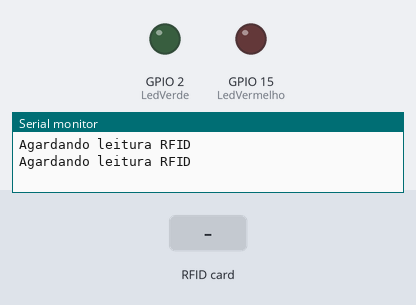
This sketch was run on a simulated ESP32. On the bench: output pins drawn as LEDs (lit = HIGH), the last lines printed to the serial monitor. The test bench sets the inputs (shaded band).

Above: at 1.2 s.
1.3 s: RFID card 93 62 7D 4F held to the reader
At 2.4 s:
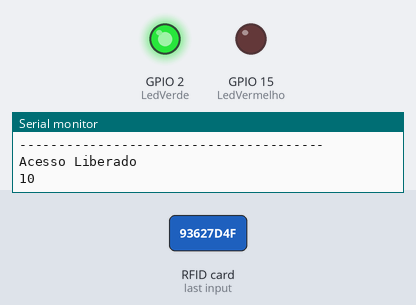
Timing chart, 0 to 13.1 s (numbered marks = the images above; inputs shaded):
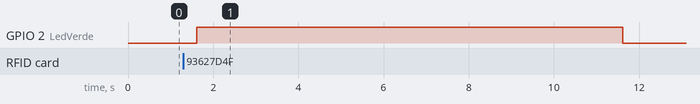

Measured:
- after the input at 1.3 s, GPIO 2 (LedVerde): LOW → HIGH after 0.31 s, → LOW 10.0 s later

The sketch:

smart-gate.ino
```cpp
// algumas bibliotecas
#include <SPI.h>
#include <MFRC522.h>
#include <Wire.h>

// Definiremos o id que sera liberado o acesso

#define ID "93 62 7D 4F"

//define alguns pinos do esp32 que serao conectados aos modulos e componentes
#define LedVerde 2
#define LedVermelho 15
#define tranca 2
#define buzzer 15
#define SS_PIN 21
#define RST_PIN 22


MFRC522 mfrc522(SS_PIN, RST_PIN);  // define os pinos de controle do modulo de leitura de cartoes RFID

void setup() {
  SPI.begin();  // inicia a comunicacao SPI que sera usada para comunicacao com o mudulo RFID


  mfrc522.PCD_Init();  //inicia o modulo RFID

  Serial.begin(115200);  // inicia a comunicacao serial com o computador na velocidade de 115200 baud rate

  Serial.println("RFID + ESP32");
  Serial.println("Passe alguma tag RFID para verificar o id da mesma.");

  // define alguns pinos como saida
  pinMode(LedVerde, OUTPUT);
  pinMode(LedVermelho, OUTPUT);
  pinMode(tranca, OUTPUT);
  pinMode(buzzer, OUTPUT);
}

void loop() {

  delay(500);


  Serial.println("Agardando leitura RFID");     // imprime na primeira linha a string "Aguardando"

  if (!mfrc522.PICC_IsNewCardPresent()) {
    return;  // se nao tiver um cartao para ser lido recomeça o void loop
  }

  if (!mfrc522.PICC_ReadCardSerial()) {
    return;  //se nao conseguir ler o cartao recomeça o void loop tambem
  }

  String conteudo = "";  // cria uma string

  Serial.print("id da tag :");  //imprime na serial o id do cartao

  for (byte i = 0; i < mfrc522.uid.size; i++) {  // faz uma verificacao dos bits da memoria do cartao
    //ambos comandos abaixo vão concatenar as informacoes do cartao...
    //porem os 2 primeiros irao mostrar na serial e os 2 ultimos guardarao os valores na string de conteudo para fazer as verificacoes
    Serial.print(mfrc522.uid.uidByte[i] < 0x10 ? " 0" : " ");
    Serial.print(mfrc522.uid.uidByte[i], HEX);
    conteudo.concat(String(mfrc522.uid.uidByte[i] < 0x10 ? " 0" : " "));
    conteudo.concat(String(mfrc522.uid.uidByte[i], HEX));
  }


  conteudo.toUpperCase();  // deixa as letras da string todas maiusculas

  Serial.println("\n---------------------------------------");
  Serial.println(conteudo.substring(1));
  Serial.println("\n---------------------------------------");


  if (conteudo.substring(1) == ID){ // verifica se o ID do cartao lido tem o mesmo ID do cartao que queremos liberar o acesso

      digitalWrite(LedVerde, HIGH);            // ligamos o led verde
      Serial.println("Acesso Liberado");            // informamos pelo lcd que a tranca foi aberta


      for(byte s = 10; s > 0; s--){             //vai informando ao usuario quantos segundos faltao para a tranca ser fechada
        Serial.println(s);
        delay(1000);
      }

      digitalWrite(tranca, LOW);               // fecha a tranca
      digitalWrite(LedVerde, LOW);             // e desliga o led

  } else {

      digitalWrite(LedVermelho, HIGH);
      Serial.println("Acesso Negado");            // informamos pelo lcd que a tranca foi aberta

      // ligamos o led verde
      delay(5000);
      digitalWrite(LedVermelho, LOW);             // e desliga o led
  }

}
```
